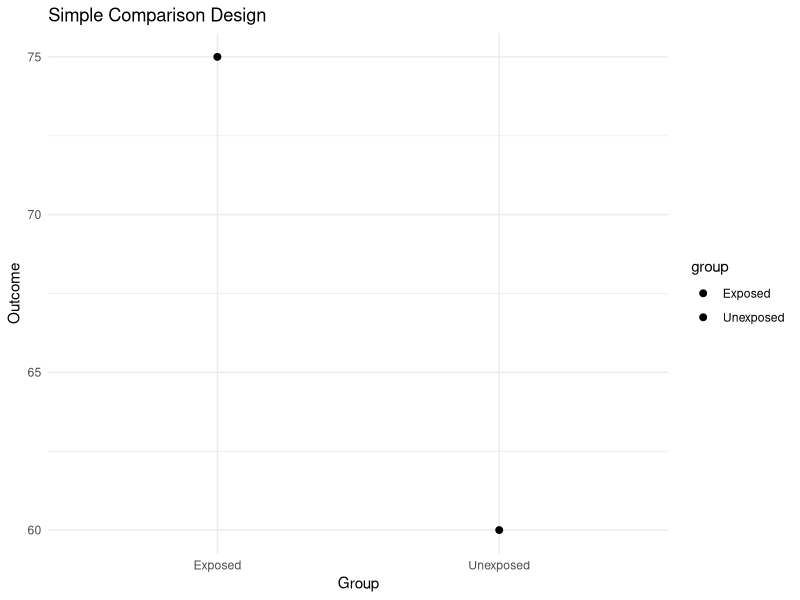
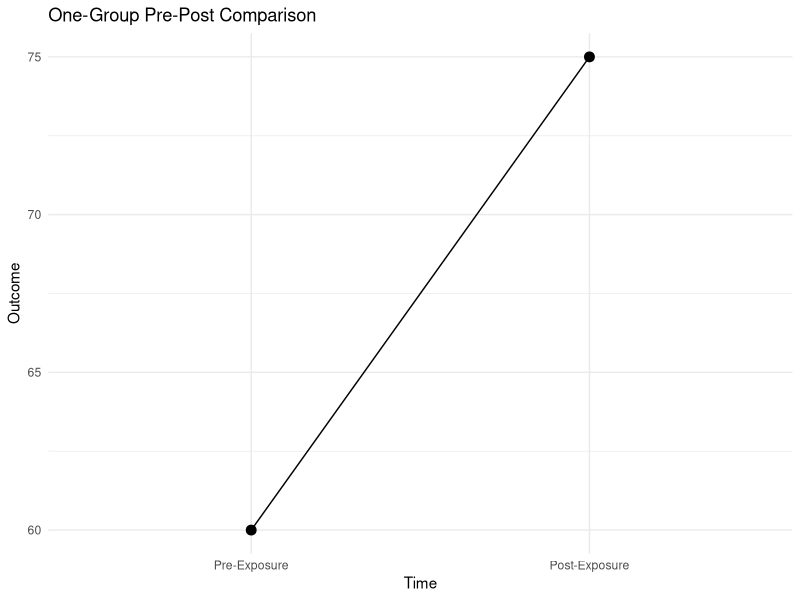
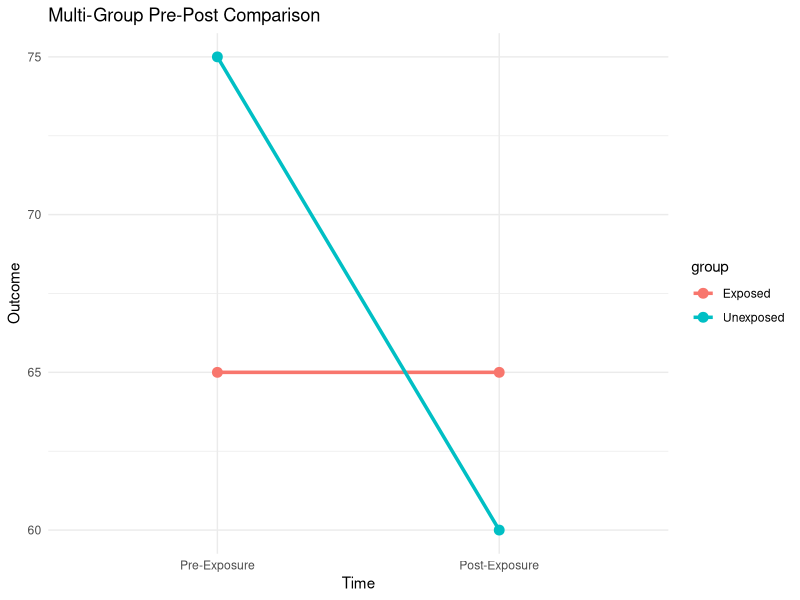

These charts were generated, in order, by the following R code:
## ---- chunk 1
library(ggplot2)

# Simple comparison data
data_simple <- data.frame(
  group = c("Exposed", "Unexposed"),
  Hazard = c(75, 60)
)

g0 <- ggplot(data_simple, aes(x = group, y = Hazard, fill = group)) +
  geom_point(stat = "identity", size = 2) +
  ggtitle("Simple Comparison Design") +
  theme_minimal() +
  ylab("Outcome") +
  xlab("Group")
print(g0)
## ---- chunk 2
library(ggplot2)
# One-group pre-post data
time <- c("Pre-Exposure", "Post-Exposure")
Hazard <- c(60, 75)

data_prepost <- data.frame(time, Hazard)
# Correcting the order by converting 'time' to a factor
data_prepost$time <- factor(data_prepost$time, levels = c("Pre-Exposure", "Post-Exposure"))

ggplot(data_prepost, aes(x = time, y = Hazard)) +
  geom_line(group = 1) +
  geom_point(size = 3) +
  ggtitle("One-Group Pre-Post Comparison") +
  theme_minimal() +
  ylab("Outcome") +
  xlab("Time")

## ---- chunk 3
library(ggplot2)
# Multi-group pre-post data
time <- rep(c("Pre-Exposure", "Post-Exposure"), each = 2)
group <- factor(rep(c("Exposed", "Unexposed"), 2))
outcome <- c(65, 75, 65, 60)

data_multigroup <- data.frame(time, group, outcome)
data_multigroup$time <- factor(data_multigroup$time,levels = c("Pre-Exposure","Post-Exposure"))

ggplot(data_multigroup, aes(x = time, y = outcome, color = group, group = group)) +
  geom_line(linewidth = 1.2) +
  geom_point(size = 3) +
  ggtitle("Multi-Group Pre-Post Comparison") +
  theme_minimal() +
  ylab("Outcome") +
  xlab("Time")

